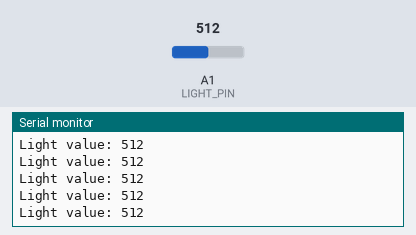
The sketch below on a simulated Arduino Uno, built with avr-gcc and run on an emulated ATmega328P. Shown: the last lines printed to the serial monitor. The test bench sets the inputs (shaded band); at power-on: A1 (LIGHT_PIN) = 512.

Above: at 1.2 s.
1.3 s: A1 (LIGHT_PIN) set to 716
At 1.31 s:
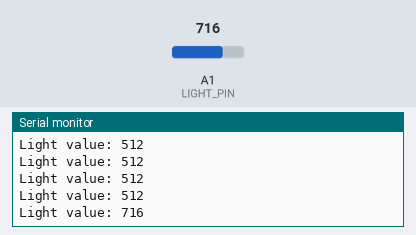
2.8 s: A1 (LIGHT_PIN) set to 900
At 2.82 s:
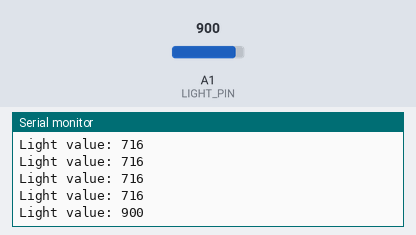
Timing chart, 0 to 5.8 s (numbered marks = the images above; inputs shaded):
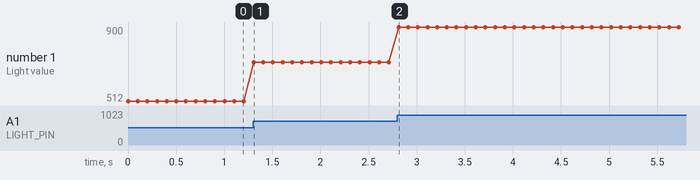

Measured:
- after the input at 1.3 s, the serial monitor: prints a new line at once (image 1)
- after the input at 2.8 s, the serial monitor: prints a new line at once (image 2)
- plotted number 1: 512 → 716 after the input at 1.3 s, 716 → 900 after the input at 2.8 s

The sketch:

CDS_Example.ino
```cpp
const uint8_t LIGHT_PIN{A1};

void setup() {
  // setup code here, to run once:
  Serial.begin(115200);
  pinMode(LIGHT_PIN, INPUT_PULLUP); // or INPUT_PULLDOWN
}

void loop() {
  // main code here, to run repeatedly:
  uint16_t light_value(analogRead(LIGHT_PIN));
  Serial.print("Light value: ");
  Serial.println(light_value);
  delay(100UL);
}
```
